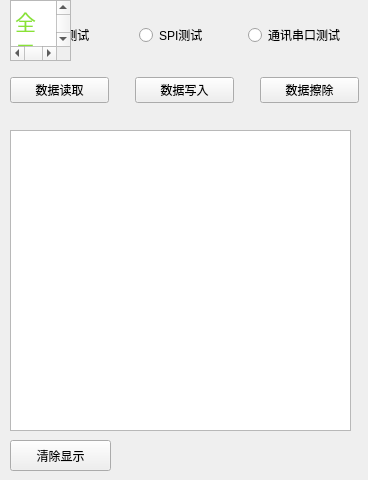
   <widget class="QWidget" name="page_7">
    <widget class="QTextBrowser" name="textBrowser_IICSPI">
     <property name="geometry">
      <rect>
       <x>10</x>
       <y>130</y>
       <width>341</width>
       <height>301</height>
      </rect>
     </property>
     <property name="styleSheet">
      <string notr="true">font: 6pt &quot;Ubuntu&quot;;</string>
     </property>
    </widget>
    <widget class="QWidget" name="horizontalLayoutWidget_7">
     <property name="geometry">
      <rect>
       <x>30</x>
       <y>20</y>
       <width>321</width>
       <height>31</height>
      </rect>
     </property>
     <layout class="QHBoxLayout" name="horizontalLayout_7">
      <item>
       <widget class="QRadioButton" name="radioButton_IICtest">
        <property name="styleSheet">
         <string notr="true">font: 10pt &quot;Ubuntu&quot;;</string>
        </property>
        <property name="text">
         <string>IIC测试</string>
        </property>
        <property name="checked">
         <bool>true</bool>
        </property>
       </widget>
      </item>
      <item>
       <widget class="QRadioButton" name="radioButton_Spitest">
        <property name="styleSheet">
         <string notr="true">font: 10pt &quot;Ubuntu&quot;;</string>
        </property>
        <property name="text">
         <string>SPI测试</string>
        </property>
       </widget>
      </item>
      <item>
       <widget class="QRadioButton" name="radioButton_Uarttest">
        <property name="styleSheet">
         <string notr="true">font: 10pt &quot;Ubuntu&quot;;</string>
        </property>
        <property name="text">
         <string>通讯串口测试</string>
        </property>
       </widget>
      </item>
     </layout>
    </widget>
    <widget class="QWidget" name="horizontalLayoutWidget_8">
     <property name="geometry">
      <rect>
       <x>10</x>
       <y>70</y>
       <width>349</width>
       <height>41</height>
      </rect>
     </property>
     <layout class="QHBoxLayout" name="horizontalLayout_8">
      <item>
       <widget class="QPushButton" name="pushButton_8">
        <property name="styleSheet">
         <string notr="true">font: 10pt &quot;Ubuntu&quot;;</string>
        </property>
        <property name="text">
         <string>数据读取</string>
        </property>
       </widget>
      </item>
      <item>
       <spacer name="horizontalSpacer">
        <property name="orientation">
         <enum>Qt::Horizontal</enum>
        </property>
        <property name="sizeType">
         <enum>QSizePolicy::Fixed</enum>
        </property>
        <property name="sizeHint" stdset="0">
         <size>
          <width>20</width>
          <height>20</height>
         </size>
        </property>
       </spacer>
      </item>
      <item>
       <widget class="QPushButton" name="pushButton_9">
        <property name="styleSheet">
         <string notr="true">font: 10pt &quot;Ubuntu&quot;;</string>
        </property>
        <property name="text">
         <string>数据写入</string>
        </property>
       </widget>
      </item>
      <item>
       <spacer name="horizontalSpacer_2">
        <property name="orientation">
         <enum>Qt::Horizontal</enum>
        </property>
        <property name="sizeType">
         <enum>QSizePolicy::Fixed</enum>
        </property>
        <property name="sizeHint" stdset="0">
         <size>
          <width>20</width>
          <height>20</height>
         </size>
        </property>
       </spacer>
      </item>
      <item>
       <widget class="QPushButton" name="pushButton_10">
        <property name="styleSheet">
         <string notr="true">font: 10pt &quot;Ubuntu&quot;;</string>
        </property>
        <property name="text">
         <string>数据擦除</string>
        </property>
       </widget>
      </item>
     </layout>
    </widget>
    <widget class="QPushButton" name="pushButton_clear_display">
     <property name="geometry">
      <rect>
       <x>10</x>
       <y>440</y>
       <width>101</width>
       <height>31</height>
      </rect>
     </property>
     <property name="styleSheet">
      <string notr="true">font: 10pt &quot;Ubuntu&quot;;</string>
     </property>
     <property name="text">
      <string>清除显示</string>
     </property>
    </widget>
    <widget class="QTextBrowser" name="textBrowser_help_page6">
     <property name="geometry">
      <rect>
       <x>10</x>
       <y>0</y>
       <width>61</width>
       <height>61</height>
      </rect>
     </property>
     <property name="html">
      <string>&lt;!DOCTYPE HTML PUBLIC &quot;-//W3C//DTD HTML 4.0//EN&quot; &quot;http://www.w3.org/TR/REC-html40/strict.dtd&quot;&gt;
&lt;html&gt;&lt;head&gt;&lt;meta name=&quot;qrichtext&quot; content=&quot;1&quot; /&gt;&lt;style type=&quot;text/css&quot;&gt;
p, li { white-space: pre-wrap; }
&lt;/style&gt;&lt;/head&gt;&lt;body style=&quot; font-family:'SimSun'; font-size:9pt; font-weight:400; font-style:normal;&quot;&gt;
&lt;p style=&quot; margin-top:0px; margin-bottom:0px; margin-left:0px; margin-right:0px; -qt-block-indent:0; text-indent:0px;&quot;&gt;&lt;span style=&quot; font-family:'Ubuntu'; font-size:16pt; color:#8ae234;&quot;&gt;全局帮助信息：&lt;/span&gt;&lt;/p&gt;
&lt;p style=&quot; margin-top:0px; margin-bottom:0px; margin-left:0px; margin-right:0px; -qt-block-indent:0; text-indent:0px;&quot;&gt;&lt;span style=&quot; font-family:'Ubuntu'; font-size:16pt;&quot;&gt;0.界面中红色字体均表示快捷键!!!!      组合键需&lt;/span&gt;&lt;span style=&quot; font-family:'Ubuntu'; font-size:16pt; color:#ef2929;&quot;&gt;先按下测试（不松开），再按其他&lt;/span&gt;&lt;/p&gt;
&lt;p style=&quot; margin-top:0px; margin-bottom:0px; margin-left:0px; margin-right:0px; -qt-block-indent:0; text-indent:0px;&quot;&gt;&lt;span style=&quot; font-family:'Ubuntu'; font-size:16pt;&quot;&gt;1.快速切换到对应的页面：组合键，按下test，再按1-9中任意数字，将切换到对应的页面。&lt;/span&gt;&lt;/p&gt;
&lt;p style=&quot; margin-top:0px; margin-bottom:0px; margin-left:0px; margin-right:0px; -qt-block-indent:0; text-indent:0px;&quot;&gt;&lt;span style=&quot; font-family:'Ubuntu'; font-size:16pt;&quot;&gt;2.上一页，下一页：组合键，按下test，再按方向上或者方向下，将进行翻页操作。&lt;/span&gt;&lt;/p&gt;
&lt;p style=&quot; margin-top:0px; margin-bottom:0px; margin-left:0px; margin-right:0px; -qt-block-indent:0; text-indent:0px;&quot;&gt;&lt;span style=&quot; font-family:'Ubuntu'; font-size:16pt;&quot;&gt;3.重启设备： 组合键，按下test，再按下PTT，&lt;/span&gt;&lt;span style=&quot; font-family:'Ubuntu'; font-size:16pt; color:#a40000;&quot;&gt;设备将重启&lt;/span&gt;&lt;/p&gt;
&lt;p style=&quot; margin-top:0px; margin-bottom:0px; margin-left:0px; margin-right:0px; -qt-block-indent:0; text-indent:0px;&quot;&gt;&lt;span style=&quot; font-family:'Ubuntu'; font-size:16pt;&quot;&gt;4.默认启动页：选择下次启动时将显示的页面。&lt;/span&gt;&lt;/p&gt;
&lt;p style=&quot;-qt-paragraph-type:empty; margin-top:0px; margin-bottom:0px; margin-left:0px; margin-right:0px; -qt-block-indent:0; text-indent:0px; font-family:'Ubuntu'; font-size:16pt;&quot;&gt;&lt;br /&gt;&lt;/p&gt;
&lt;p style=&quot;-qt-paragraph-type:empty; margin-top:0px; margin-bottom:0px; margin-left:0px; margin-right:0px; -qt-block-indent:0; text-indent:0px; font-family:'Ubuntu'; font-size:16pt;&quot;&gt;&lt;br /&gt;&lt;/p&gt;
&lt;p style=&quot;-qt-paragraph-type:empty; margin-top:0px; margin-bottom:0px; margin-left:0px; margin-right:0px; -qt-block-indent:0; text-indent:0px; font-family:'Ubuntu'; font-size:16pt;&quot;&gt;&lt;br /&gt;&lt;/p&gt;
&lt;p style=&quot; margin-top:0px; margin-bottom:0px; margin-left:0px; margin-right:0px; -qt-block-indent:0; text-indent:0px;&quot;&gt;&lt;span style=&quot; font-family:'Ubuntu'; font-size:16pt; color:#729fcf;&quot;&gt;本页帮助信息：&lt;/span&gt;&lt;/p&gt;
&lt;p style=&quot; margin-top:0px; margin-bottom:0px; margin-left:0px; margin-right:0px; -qt-block-indent:0; text-indent:0px;&quot;&gt;&lt;span style=&quot; font-family:'Ubuntu'; font-size:16pt;&quot;&gt;1.IIC测试，主要是EEPROM的读写测试，擦除后的数据应该全部为0xff&lt;/span&gt;&lt;/p&gt;
&lt;p style=&quot; margin-top:0px; margin-bottom:0px; margin-left:0px; margin-right:0px; -qt-block-indent:0; text-indent:0px;&quot;&gt;&lt;span style=&quot; font-family:'Ubuntu'; font-size:16pt;&quot;&gt;   数据写入，是对EEPROM的前128个字节写入1-128，写入后，需要再次读取数据，才能看到结果。&lt;/span&gt;&lt;/p&gt;
&lt;p style=&quot; margin-top:0px; margin-bottom:0px; margin-left:0px; margin-right:0px; -qt-block-indent:0; text-indent:0px;&quot;&gt;&lt;span style=&quot; font-family:'Ubuntu'; font-size:16pt;&quot;&gt;2.SPI测试，主要是对SPI的Flash进行读写擦除测试，擦除后的数据应该全部为0xff&lt;/span&gt;&lt;/p&gt;
&lt;p style=&quot; margin-top:0px; margin-bottom:0px; margin-left:0px; margin-right:0px; -qt-block-indent:0; text-indent:0px;&quot;&gt;&lt;span style=&quot; font-family:'Ubuntu'; font-size:16pt;&quot;&gt;   数据写入，是对Flash的前256个字节写入0-255，写入后，需要再次读取数据，才能看到结果。&lt;/span&gt;&lt;/p&gt;
&lt;p style=&quot; margin-top:0px; margin-bottom:0px; margin-left:0px; margin-right:0px; -qt-block-indent:0; text-indent:0px;&quot;&gt;&lt;span style=&quot; font-family:'Ubuntu'; font-size:16pt;&quot;&gt;3.uart测试，工装板上的通讯串口（115200，8N1），将默认发送数据，可以使用配测电脑串口接收&lt;/span&gt;&lt;/p&gt;
&lt;p style=&quot; margin-top:0px; margin-bottom:0px; margin-left:0px; margin-right:0px; -qt-block-indent:0; text-indent:0px;&quot;&gt;&lt;span style=&quot; font-family:'Ubuntu'; font-size:16pt;&quot;&gt;   也可以将发送引脚和接收引脚短路，这时界面中将看到接收到的数据。&lt;/span&gt;&lt;/p&gt;
&lt;p style=&quot; margin-top:0px; margin-bottom:0px; margin-left:0px; margin-right:0px; -qt-block-indent:0; text-indent:0px;&quot;&gt;&lt;span style=&quot; font-family:'Ubuntu'; font-size:16pt;&quot;&gt;4.清除显示，将显示的内容全部清除。&lt;/span&gt;&lt;/p&gt;&lt;/body&gt;&lt;/html&gt;</string>
     </property>
    </widget>
   </widget>
